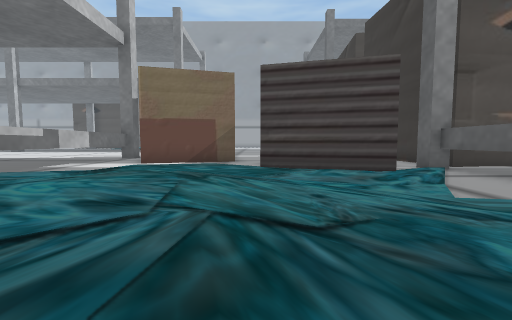
View 1 (above)

24 first-person views from a walk through a Unity game level. The camera is 1.2 m above the floor, tilts 4° down and sees 90° across. The floor is counted in squares, 2 m on a side. Each view is taken from the middle of a square. On the plan, view 1 faces up. The plan holds only what a view shows up to about 9 squares ahead; the rest is blank. The place goes on beyond the plan. The player is left out.

View 2
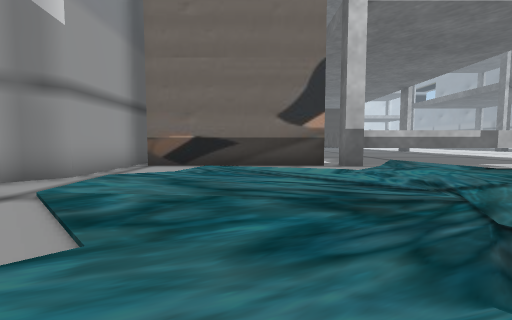

View 3
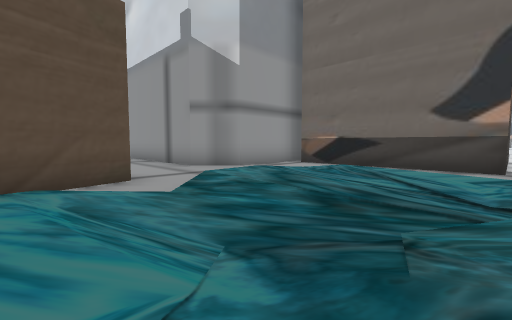

View 4
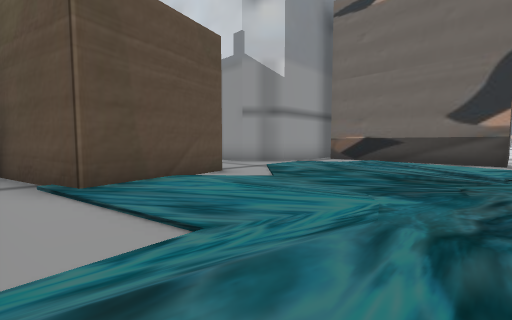

View 5
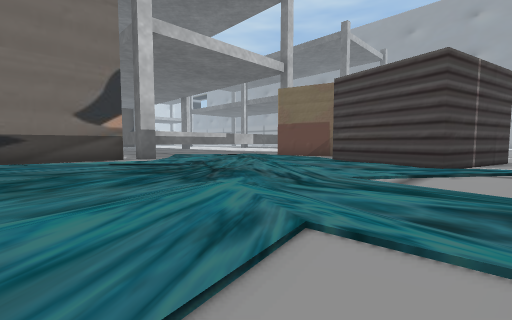

View 6
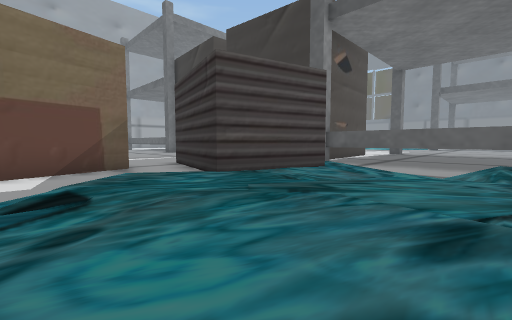

View 7
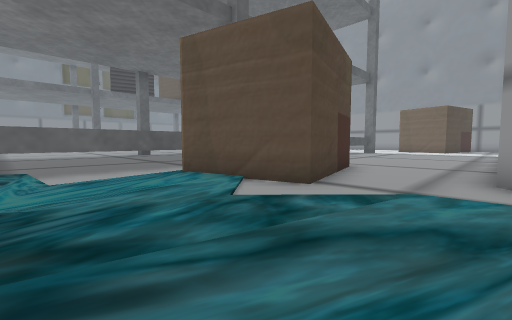

View 8
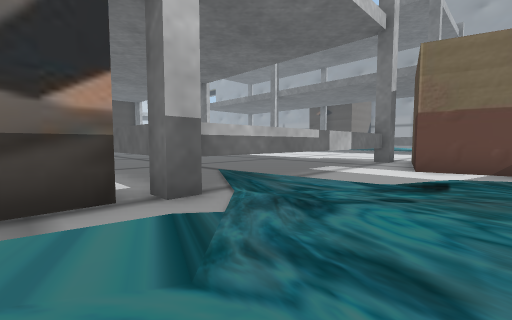

View 9
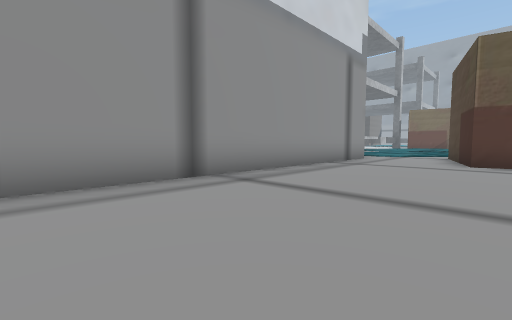

View 10
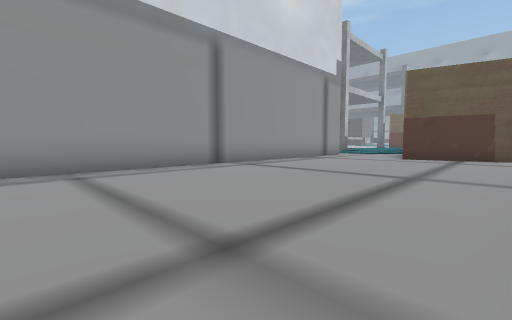

View 11
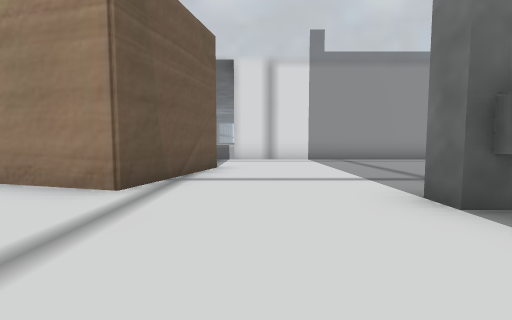

View 12
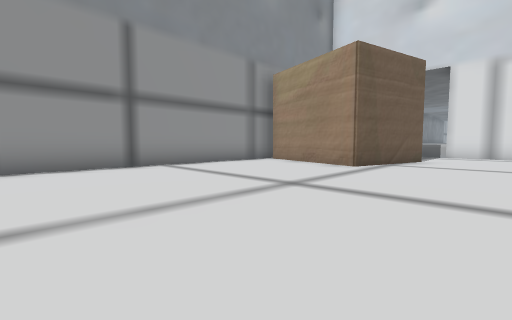

View 13
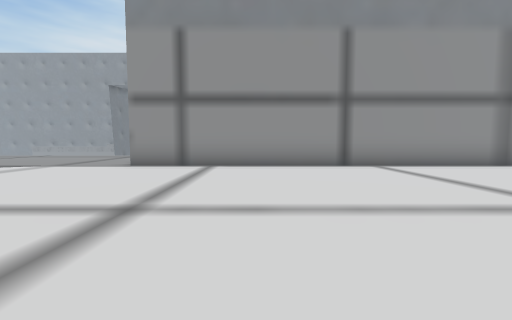

View 14
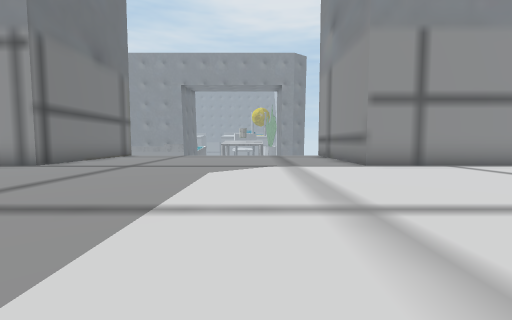

View 15
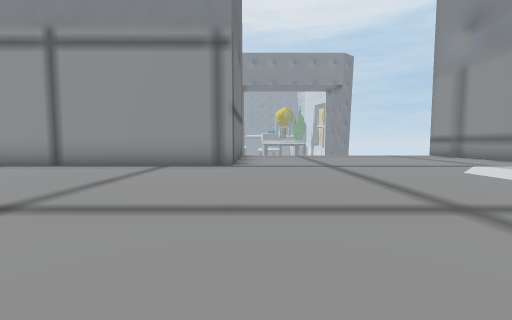

View 16
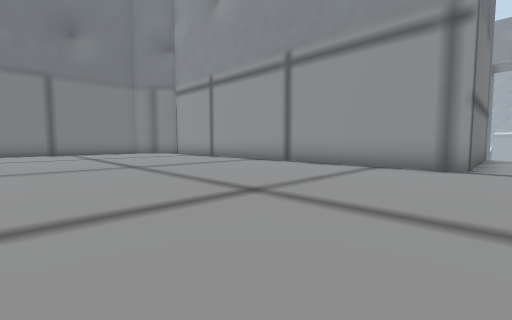

View 17
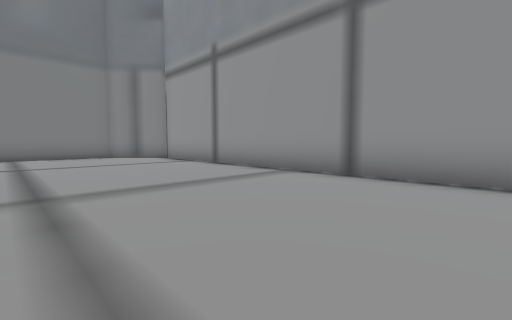

View 18
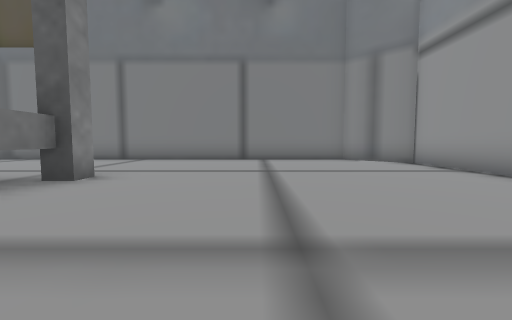

View 19
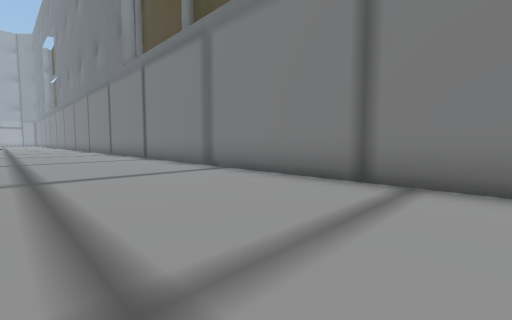

View 20
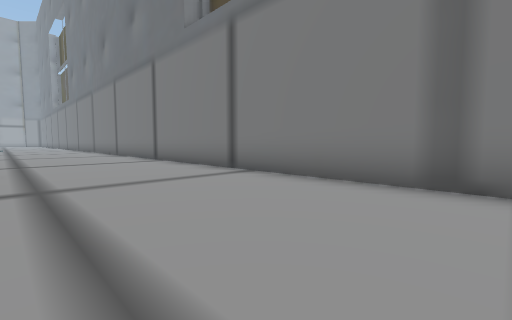

View 21
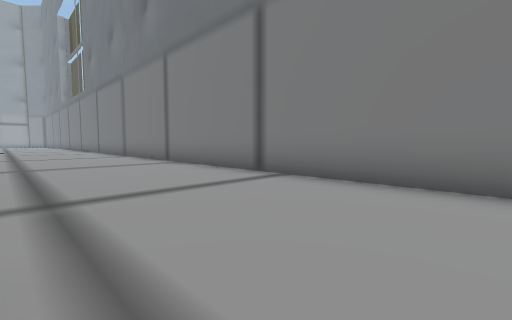

View 22
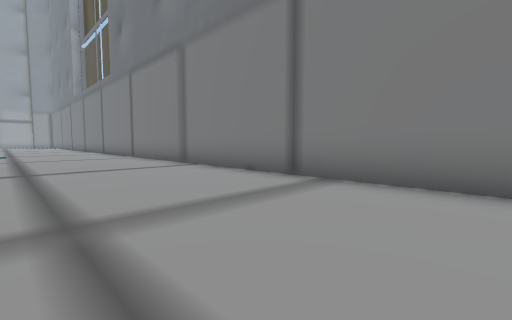

View 23
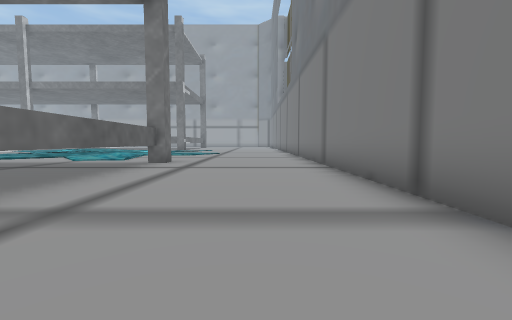

View 24
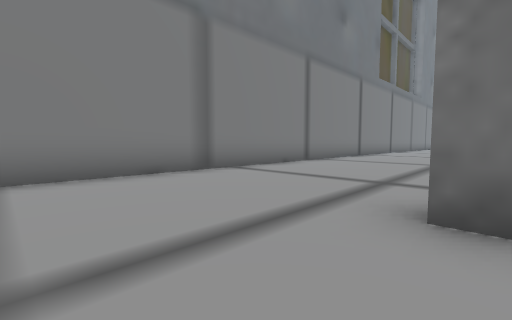

### Floor plan
Key: @ floor where view 1 was taken; # wall or solid block; . main floor; : floor 0.25 m higher than the main floor; + floor 0.5 m higher than the main floor; / step, stairs or slope; ~ liquid the walk can cross; ^ raised ledge.
Columns run from 8 left of view 1 to 35 right of it. Each row starts with its distance up from view 1.
  9   #.####.# ####                       .....#
  8   #......###..#                 ~..~~......#
  7   #..../.###..##                 ..........#
  6   #.../::###:##                       #....#
  5   #.//+:::::.#                        #....#
  4   ^://+//::..#                        #....#
  3 ####/:+/+//..#                        #....#
  2 ###.:::+/+:::^                        #....#
  1   #.:::::::::^                         ....#
  0   #.::::@:::.#                         ....#
 -1   #.::::::::.#                         ....#
 -2   #..:::..:#.#                         ....#
 -3   #......###.#                         ....#
 -4   ####...# ###                         ....#
 -5       #..####                          ....#
 -6       #...#..                          ....#
 -7       #......                          ....#
 -8       #......                          ....#
 -9       #......                          ....#
-10       #......                          ....#
-11       #......                          ....#
-12       #......                          ....#
-13       #......                          ....#
-14       #......                          ....#
-15       #......                          ....#
-16       #......#                       ##....#
-17       #............     .    ..............#
-18       #.............. .....................#
-19       ^..##.......... .....................#
-20           ##...............................#
-21            #...............................#
-22            #...............................#
-23            #..............................##
-24            ###########........#############
-25                      #........#
-26                      #........#

Positions as (right, up) in squares from view 1, and headings:
1: (0, 0), facing up
2: (2, 0), facing left
3: (2, 2), facing down-left
4: (4, 2), facing down-left
5: (4, -1), facing up-left
6: (-3, 2), facing up-right
7: (-2, 1), facing down-right
8: (-2, 1), facing up-left
9: (2, -14), facing up-left
10: (4, -16), facing up-left
11: (7, -18), facing left
12: (10, -17), facing down-left
13: (10, -17), facing down
14: (16, -17), facing down
15: (21, -17), facing down
16: (21, -17), facing down-right
17: (24, -19), facing down-right
18: (26, -19), facing right
19: (31, -16), facing up-right
20: (31, -11), facing up-right
21: (31, -6), facing up-right
22: (31, -1), facing up-right
23: (33, -1), facing up
24: (30, 9), facing down-right
